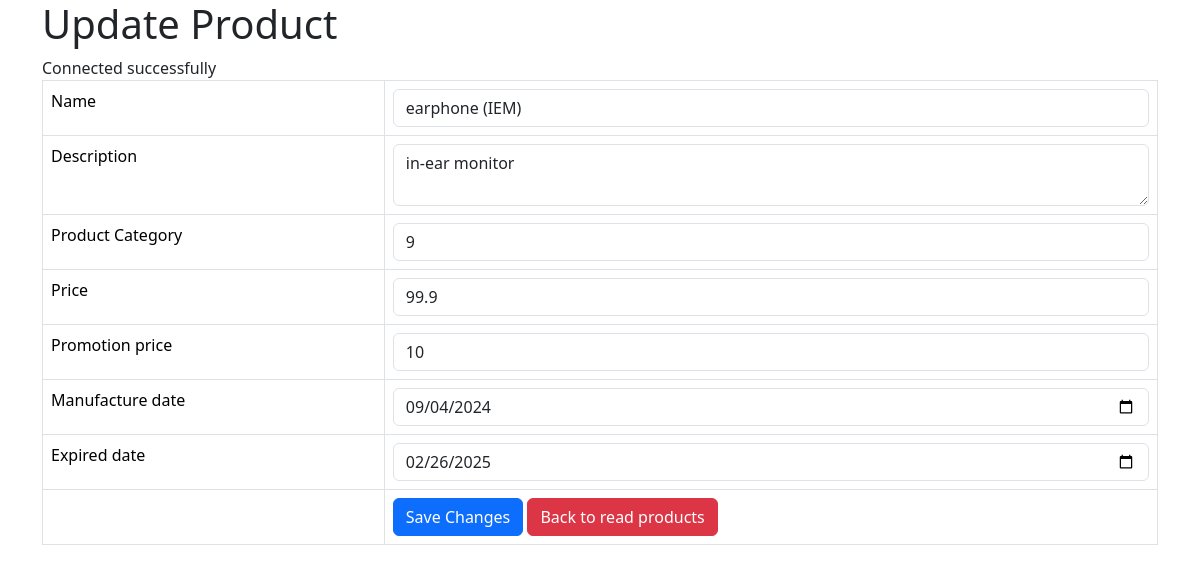
The app's page /product_update.php?id=10 with its own data.
### tables this page shows
CREATE TABLE IF NOT EXISTS `products` (
  `id` int NOT NULL AUTO_INCREMENT,
  `name` varchar(128) NOT NULL,
  `description` text NOT NULL,
  `product_cat` int NOT NULL,
  `price` double NOT NULL,
  `promotion_price` double NOT NULL,
  `manufacture_date` date NOT NULL,
  `expired_date` date NOT NULL,
  `created` datetime NOT NULL,
  `modified` timestamp NOT NULL DEFAULT CURRENT_TIMESTAMP ON UPDATE CURRENT_TIMESTAMP,
  PRIMARY KEY (`id`)
);

### product_update.php (the view, shortened to what this page needs)
<!DOCTYPE HTML>
<html>
<head>
    <link href="https://cdn.jsdelivr.net/npm/bootstrap@5.3.3/dist/css/bootstrap.min.css" rel="stylesheet">
</head>
<body>
    <div class="container">
        <div class="page-header">
            <h1>Update Product</h1>
        </div>
        <?php
        $id = isset($_GET['id']) ? $_GET['id'] : die('ERROR: Record ID not found.');
        include 'config/database.php';
        try {
            $query = "SELECT id, name, description, product_cat, price, promotion_price, manufacture_date, expired_date FROM products WHERE id = ? LIMIT 0,1";
            $stmt = $con->prepare($query);
            $stmt->bindParam(1, $id);
            $stmt->execute();
            $row = $stmt->fetch(PDO::FETCH_ASSOC);
            $name = $row['name'];
            $description = $row['description'];
            $product_cat = $row['product_cat'];
            $price = $row['price'];
            $promotion_price = $row['promotion_price'];
            $manufacture_date = $row['manufacture_date'];
            $expired_date = $row['expired_date'];
        }
        catch (PDOException $exception) {
            die('ERROR: ' . $exception->getMessage());
        }
        ?>
        <form action="<?php echo htmlspecialchars($_SERVER["PHP_SELF"] . "?id={$id}"); ?>" method="post">
            <table class='table table-hover table-responsive table-bordered'>
                <tr>
                    <td>Name</td>
                    <td><input type='text' name='name' value="<?php echo $name;  ?>" class='form-control' /></td>
                </tr>
                <tr>
                    <td>Description</td>
                    <td><textarea name='description' class='form-control'><?php echo $description;  ?></textarea></td>
                </tr>
                <tr>
                    <td>Product Category</td>
                    <td><input type='text' name='product_cat' value="<?php echo $product_cat;  ?>" class='form-control' /></td>
                </tr>
                <tr>
                    <td>Price</td>
                    <td><input type='text' name='price' value="<?php echo $price;  ?>" class='form-control' /></td>
                </tr>
                <tr>
                    <td>Promotion price</td>
                    <td><input type='text' name='promotion_price' value="<?php echo $promotion_price;  ?>" class='form-control' /></td>
                </tr>
                <tr>
                    <td>Manufacture date</td>
                    <td><input type='date' name='manufacture_date' value="<?php echo $manufacture_date;  ?>" class='form-control' /></td>
                </tr>
                <tr>
                    <td>Expired date</td>
                    <td><input type='date' name='expired_date' value="<?php echo $expired_date;  ?>" class='form-control' /></td>
                </tr>
                <tr>
                    <td></td>
                    <td>
                        <input type='submit' value='Save Changes' class='btn btn-primary' />
                        <a href='product_listing.php' class='btn btn-danger'>Back to read products</a>
                    </td>
                </tr>
            </table>
        </form>
    </div>
</body>
</html>

### records on screen
products: name "earphone (IEM)", description "in-ear monitor", product_cat "9", price "99.9", promotion_price "10", manufacture_date "09/04/2024", expired_date "02/26/2025"
